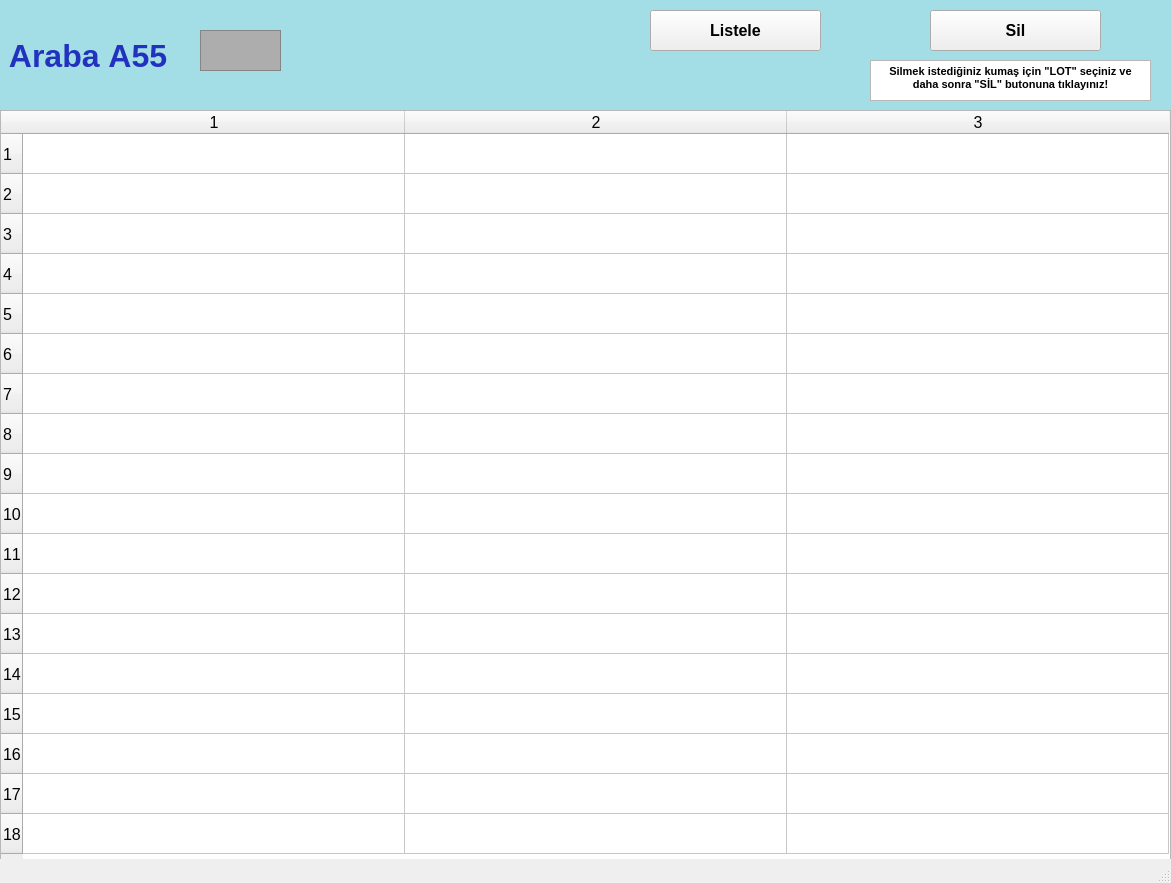
<?xml version="1.0" encoding="UTF-8"?>
<ui version="4.0">
 <class>arabalarA55_ekran</class>
 <widget class="QMainWindow" name="arabalarA55_ekran">
  <property name="geometry">
   <rect>
    <x>0</x>
    <y>0</y>
    <width>1171</width>
    <height>883</height>
   </rect>
  </property>
  <property name="font">
   <font>
    <pointsize>12</pointsize>
    <weight>50</weight>
    <bold>false</bold>
    <kerning>false</kerning>
   </font>
  </property>
  <property name="windowTitle">
   <string/>
  </property>
  <widget class="QWidget" name="centralwidget">
   <widget class="QLabel" name="arabaA1yazi_lbl">
    <property name="geometry">
     <rect>
      <x>0</x>
      <y>0</y>
      <width>1171</width>
      <height>111</height>
     </rect>
    </property>
    <property name="font">
     <font>
      <pointsize>24</pointsize>
      <weight>75</weight>
      <bold>true</bold>
     </font>
    </property>
    <property name="styleSheet">
     <string notr="true">background-color: rgb(163, 221, 229);
color: rgb(34, 50, 190);</string>
    </property>
    <property name="text">
     <string> Araba A55</string>
    </property>
   </widget>
   <widget class="QFrame" name="arabaA1_img">
    <property name="geometry">
     <rect>
      <x>200</x>
      <y>30</y>
      <width>81</width>
      <height>41</height>
     </rect>
    </property>
    <property name="styleSheet">
     <string notr="true">background-color: rgb(173, 173, 173);</string>
    </property>
    <property name="frameShape">
     <enum>QFrame::StyledPanel</enum>
    </property>
    <property name="frameShadow">
     <enum>QFrame::Raised</enum>
    </property>
   </widget>
   <widget class="QPushButton" name="listele55_btn">
    <property name="geometry">
     <rect>
      <x>650</x>
      <y>10</y>
      <width>171</width>
      <height>41</height>
     </rect>
    </property>
    <property name="font">
     <font>
      <pointsize>12</pointsize>
      <weight>75</weight>
      <bold>true</bold>
     </font>
    </property>
    <property name="text">
     <string>Listele</string>
    </property>
   </widget>
   <widget class="QTableWidget" name="A55_tw">
    <property name="geometry">
     <rect>
      <x>0</x>
      <y>110</y>
      <width>1171</width>
      <height>751</height>
     </rect>
    </property>
    <property name="baseSize">
     <size>
      <width>0</width>
      <height>0</height>
     </size>
    </property>
    <property name="rowCount">
     <number>18</number>
    </property>
    <property name="columnCount">
     <number>3</number>
    </property>
    <attribute name="horizontalHeaderVisible">
     <bool>true</bool>
    </attribute>
    <attribute name="horizontalHeaderCascadingSectionResizes">
     <bool>false</bool>
    </attribute>
    <attribute name="horizontalHeaderDefaultSectionSize">
     <number>382</number>
    </attribute>
    <attribute name="horizontalHeaderMinimumSectionSize">
     <number>38</number>
    </attribute>
    <attribute name="verticalHeaderDefaultSectionSize">
     <number>40</number>
    </attribute>
    <attribute name="verticalHeaderMinimumSectionSize">
     <number>23</number>
    </attribute>
    <row/>
    <row/>
    <row/>
    <row/>
    <row/>
    <row/>
    <row/>
    <row/>
    <row/>
    <row/>
    <row/>
    <row/>
    <row/>
    <row/>
    <row/>
    <row/>
    <row/>
    <row/>
    <column/>
    <column/>
    <column/>
   </widget>
   <widget class="QPushButton" name="sil55_btn">
    <property name="geometry">
     <rect>
      <x>930</x>
      <y>10</y>
      <width>171</width>
      <height>41</height>
     </rect>
    </property>
    <property name="font">
     <font>
      <pointsize>12</pointsize>
      <weight>75</weight>
      <bold>true</bold>
     </font>
    </property>
    <property name="text">
     <string>Sil</string>
    </property>
   </widget>
   <widget class="QTextBrowser" name="textBrowser">
    <property name="geometry">
     <rect>
      <x>870</x>
      <y>60</y>
      <width>281</width>
      <height>41</height>
     </rect>
    </property>
    <property name="html">
     <string>&lt;!DOCTYPE HTML PUBLIC &quot;-//W3C//DTD HTML 4.0//EN&quot; &quot;http://www.w3.org/TR/REC-html40/strict.dtd&quot;&gt;
&lt;html&gt;&lt;head&gt;&lt;meta name=&quot;qrichtext&quot; content=&quot;1&quot; /&gt;&lt;style type=&quot;text/css&quot;&gt;
p, li { white-space: pre-wrap; }
&lt;/style&gt;&lt;/head&gt;&lt;body style=&quot; font-family:'MS Shell Dlg 2'; font-size:12pt; font-weight:400; font-style:normal;&quot;&gt;
&lt;p align=&quot;center&quot; style=&quot; margin-top:0px; margin-bottom:0px; margin-left:0px; margin-right:0px; -qt-block-indent:0; text-indent:0px;&quot;&gt;&lt;span style=&quot; font-size:8pt; font-weight:600;&quot;&gt;Silmek istediğiniz kumaş için &amp;quot;LOT&amp;quot; seçiniz ve daha sonra &amp;quot;SİL&amp;quot; butonuna tıklayınız!&lt;/span&gt;&lt;/p&gt;&lt;/body&gt;&lt;/html&gt;</string>
    </property>
   </widget>
  </widget>
  <widget class="QStatusBar" name="statusbar"/>
 </widget>
 <resources/>
 <connections/>
</ui>
